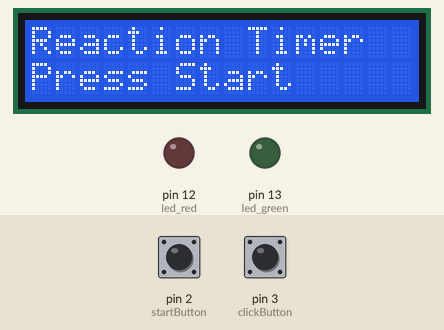
Simulated run of this sketch. Board: Arduino Uno, built with avr-gcc and run on an emulated ATmega328P. Parts: 16×2 character LCD, output pins drawn as LEDs (lit = HIGH). The inputs (shaded band) are chosen by the test bench; at power-on: pin 2 (startButton) HIGH, pin 3 (clickButton) HIGH. Random numbers use the default seed unless the sketch sets one.

Above: at 1.2 s.
1.3 s: pin 2 (startButton) pulled LOW for 0.15 s
At 2.3 s:
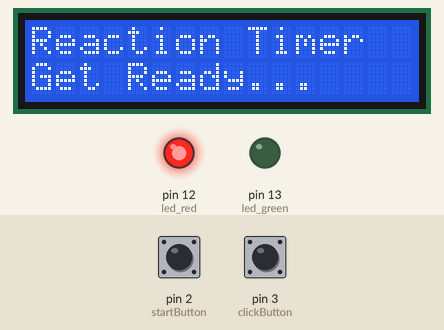
4.4 s: pin 3 (clickButton) pulled LOW for 0.15 s
At 4.7 s:
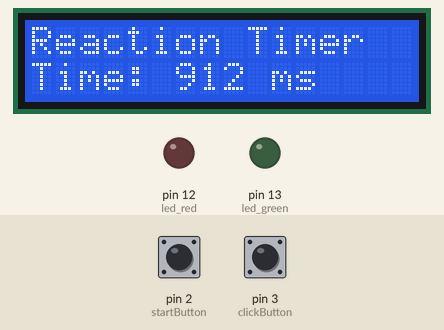
6.0 s: pin 2 (startButton) pulled LOW for 1 s
At 7.3 s:
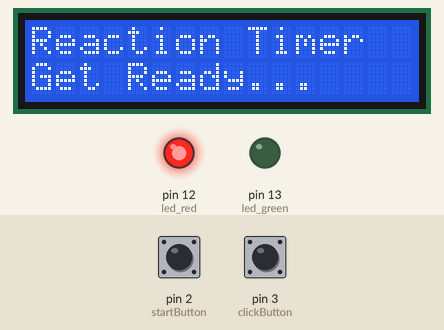
10.0 s: pin 3 (clickButton) pulled LOW for 1 s
At 11.3 s:
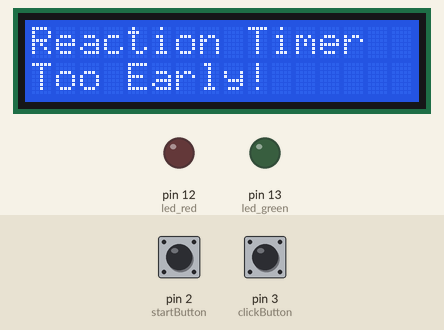
12.5 s: pin 2 (startButton) pulled LOW for 3.2 s
At 16.7 s:
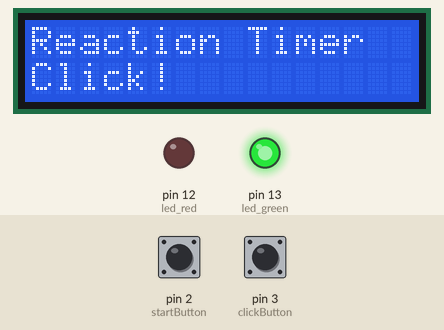
Timing chart, 0 to 18.2 s (numbered marks = the images above; inputs shaded):
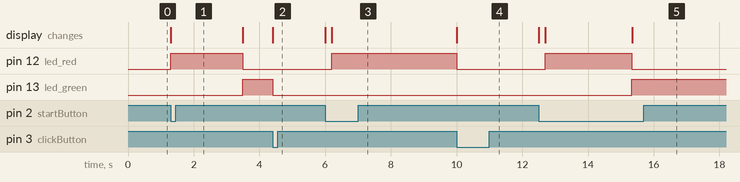

The sketch:

reaction_timer.ino
```cpp
#include <LiquidCrystal.h>

// LCD pins: RS, E, D4, D5, D6, D7
LiquidCrystal lcd(7, 8, 9, 10, 11, A1);

const int led_green = 13;
const int led_red = 12;
const int startButton = 2;
const int clickButton = 3;

unsigned long waitTime = 0;
unsigned long startTime = 0;
unsigned long reactionTime = 0;

// Define states
enum State {IDLE, WAITING, GREEN_ON, DONE};
State currentState = IDLE;

void setup() {
  pinMode(led_green, OUTPUT);
  pinMode(led_red, OUTPUT);
  pinMode(startButton, INPUT_PULLUP);
  pinMode(clickButton, INPUT_PULLUP);

  lcd.begin(16, 2);
  lcd.setCursor(0,0);
  lcd.print("Reaction Timer");
  lcd.setCursor(0,1);
  lcd.print("Press Start");

  randomSeed(analogRead(A0));
}

void loop() {
  switch(currentState) {
    case IDLE:
      // Wait for start button to begin
      if (digitalRead(startButton) == LOW) {
        lcd.setCursor(0,1);
        lcd.print("Get Ready...   ");
        digitalWrite(led_red, HIGH);
        waitTime = random(1000, 5000); // 1-5 sec
        startTime = millis();
        currentState = WAITING;
        delay(50); // debounce
      }
      break;

    case WAITING:
      if(digitalRead(led_red) == HIGH && digitalRead(clickButton) == LOW){
        digitalWrite(led_red, LOW);
        lcd.setCursor(0,1);
        lcd.print("Too Early!     ");
        currentState = DONE;
        delay(200);
      }
      if (millis() - startTime >= waitTime) {
        digitalWrite(led_red, LOW);
        digitalWrite(led_green, HIGH); // stays on until click
        lcd.setCursor(0,1);
        lcd.print("Click!         ");
        startTime = millis(); // start measuring reaction
        currentState = GREEN_ON;
      }
      break;

    case GREEN_ON:
      // Wait until user presses click button
      if (digitalRead(clickButton) == LOW) {
        reactionTime = millis() - startTime;
        lcd.setCursor(0,1);
        lcd.print("Time: ");
        lcd.print(reactionTime);
        lcd.print(" ms   ");
        digitalWrite(led_green, LOW);
        currentState = DONE;
        delay(200); // debounce
      }
      break;

    case DONE:
      // Wait for user to press start to reset
      if (digitalRead(startButton) == LOW) {
        lcd.setCursor(0,1);
        lcd.print("Press Start    ");
        digitalWrite(led_red, LOW);
        digitalWrite(led_green, LOW);
        currentState = IDLE;
        delay(200); // debounce
      }
      break;
  }
}
```

Measured:
- after the input at 1.3 s, pin 12 (led_red): LOW → HIGH at once, → LOW 2.2 s later; pin 13 (led_green): LOW → HIGH after 2.2 s; the display: changes at once (image 1)
- after the input at 4.4 s, pin 13 (led_green): HIGH → LOW at once; the display: changes at once (image 2)
- after the input at 6.0 s, pin 12 (led_red): LOW → HIGH after 0.20 s; the display: first changes at once (image 3 shows a later state)
- after the input at 12.5 s, pin 12 (led_red): LOW → HIGH after 0.20 s, → LOW 2.6 s later; pin 13 (led_green): LOW → HIGH after 2.8 s; the display: first changes at once (image 5 shows a later state)
